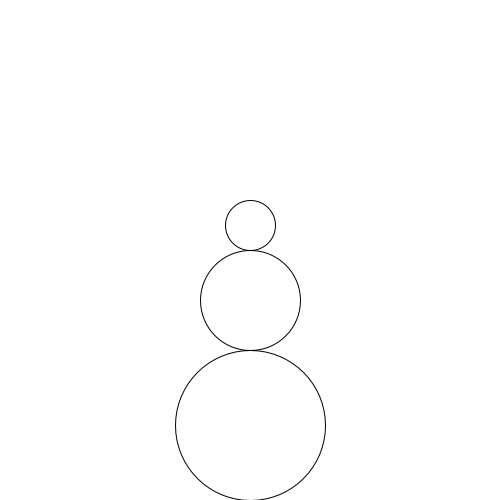
Frame 1 (no input)
Frame 60 (the mouse pressed at the canvas centre just before this capture): identical to frame 1, image omitted
Frame 120 (the mouse held since frame 60 and released just before this capture): identical to frame 1, image omitted

The Processing sketch that drew this single still picture (run headless with seeded random() and noise(); from frame 60 on, the mouse is pressed at the canvas centre):

// Processing sketch: sketch_251022c
// ── sketch_251022c.pde
//Henry Wrede Black  

void setup(){
  size(500, 500);
}

void draw(){
  background(255);
  for (int count = 0, y = height-75, d = 150; count < 3; count+= 1, d+= -50, y+= -d-25){
    noFill();
    stroke(0);
    ellipse(width/2, y, d, d);
  }
}
  
